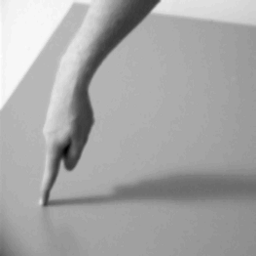
#> input picture Ass5/hand.tiff, 256 x 256 px
$ python 3.py
#> lines starting #> are read from the running program, lines starting #| are printed output that depends on the picture
import numpy as np
import scipy
import matplotlib.pyplot as plt
import skimage

IMG = skimage.io.imread('hand.tiff')
#> IMG is the input picture: shape (256, 256); min 0, max 255, mean 166

canny_sigma1 = skimage.feature.canny(IMG, sigma=1, low_threshold=0.05, high_threshold=0.15)
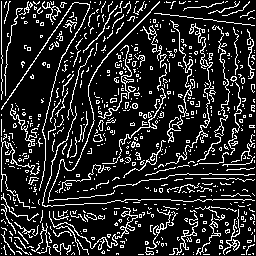
#> canny_sigma1: shape (256, 256) bool; 16.1% white in thin lines or dots
canny_sigma2 = skimage.feature.canny(IMG, sigma=2, low_threshold=0.05, high_threshold=0.15)
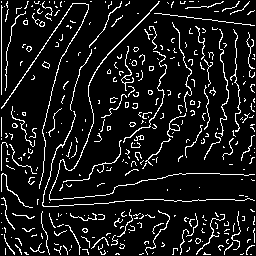
#> canny_sigma2: shape (256, 256) bool; 10% white in thin lines or dots
canny_sigma3 = skimage.feature.canny(IMG, sigma=3, low_threshold=0.05, high_threshold=0.15)
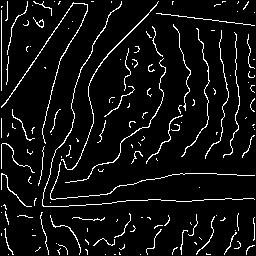
#> canny_sigma3: shape (256, 256) bool; 6.6% white in thin lines or dots
canny_low1 = skimage.feature.canny(IMG, sigma=2, low_threshold=0.0001, high_threshold=0.1)
#> canny_low1: shape (256, 256) bool; 10.1% white in thin lines or dots
canny_low2 = skimage.feature.canny(IMG, sigma=2, low_threshold=0.001, high_threshold=0.1)
canny_low3 = skimage.feature.canny(IMG, sigma=2, low_threshold=0.01, high_threshold=0.1)
canny_high1 = skimage.feature.canny(IMG, sigma=2, low_threshold=0.01, high_threshold=0.1)
canny_high2 = skimage.feature.canny(IMG, sigma=2, low_threshold=0.01, high_threshold=1)
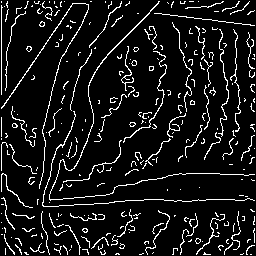
#> canny_high2: shape (256, 256) bool; 9.1% white in thin lines or dots
canny_high3 = skimage.feature.canny(IMG, sigma=2, low_threshold=0.01, high_threshold=10)
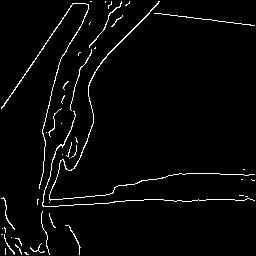
#> canny_high3: shape (256, 256) bool; 3% white in thin lines or dots

plt.figure(figsize=(15, 10))
plt.subplot(3, 3, 1)
plt.title('sigma=1, low=0.05, high=0.15')
plt.imshow(canny_sigma1, cmap='gray')
plt.axis('off')

plt.subplot(3, 3, 2)
plt.title('sigma=2, low=0.05, high=0.15')
plt.imshow(canny_sigma2, cmap='gray')
plt.axis('off')

plt.subplot(3, 3, 3)
plt.title('sigma=3, low=0.05, high=0.15')
plt.imshow(canny_sigma3, cmap='gray')
plt.axis('off')

plt.subplot(3, 3, 4)
plt.title('sigma=2, low=0.0001, high=0.1')
plt.imshow(canny_low1, cmap='gray')
plt.axis('off')

plt.subplot(3, 3, 5)
plt.title('sigma=2, low=0.001, high=0.1')
plt.imshow(canny_low2, cmap='gray')
plt.axis('off')

plt.subplot(3, 3, 6)
plt.title('sigma=2, low=0.01, high=0.1')
plt.imshow(canny_low3, cmap='gray')
plt.axis('off')

plt.subplot(3, 3, 7)
plt.title('sigma=2, low=0.01, high=0.1')
plt.imshow(canny_high1, cmap='gray')
plt.axis('off')

plt.subplot(3, 3, 8)
plt.title('sigma=2, low=0.01, high=1')
plt.imshow(canny_high2, cmap='gray')
plt.axis('off')

plt.subplot(3, 3, 9)
plt.title('sigma=2, low=0.01, high=10')
plt.imshow(canny_high3, cmap='gray')
plt.axis('off')

plt.show()


#### corner_harris #####

#> (the run stopped early here; a loop or call above may not have finished)
